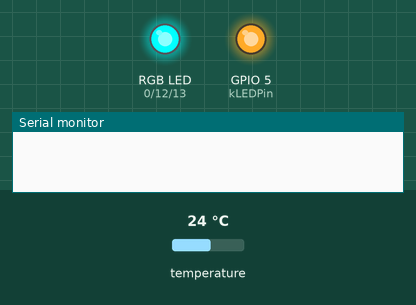
A sketch run on a simulated ESP8266 (NodeMCU). On the bench: an RGB LED mixed from three pins (HIGH = lit), output pins drawn as LEDs (lit = HIGH), the last lines printed to the serial monitor. Inputs (shaded band) come from the test bench; at power-on: temperature 24 °C. WiFi joins after 1.5 s; servers stay silent unless stated; web services answer with replies made up by the test bench.

Above: at 0.1 s.
At 1.0 s:
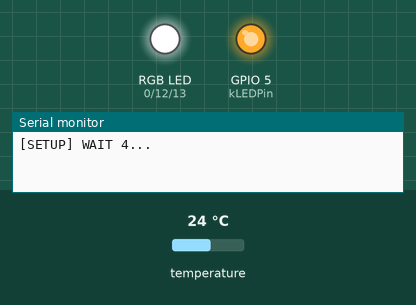
At 5.0 s:
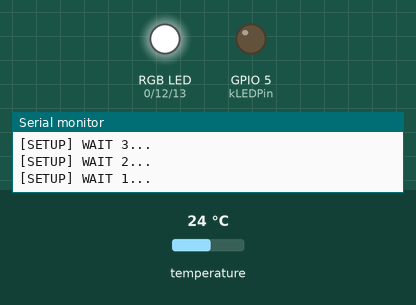
At 6.5 s:
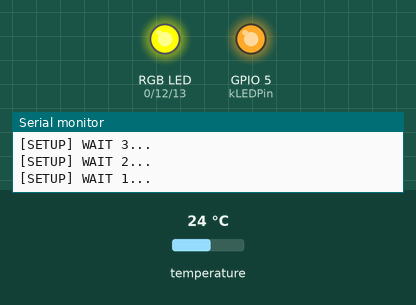
At 7.53 s:
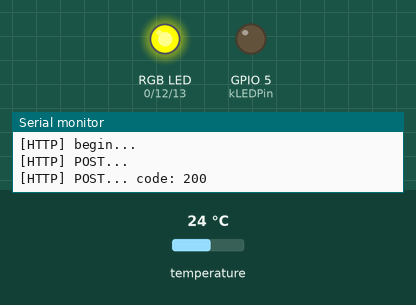
At 8.0 s:
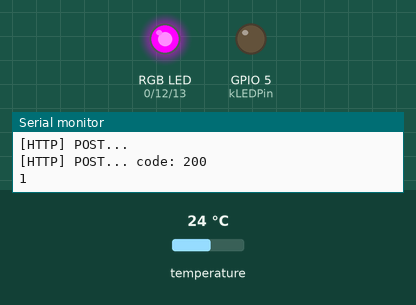
Timing chart, 0 to 13.5 s (numbered marks = the images above):
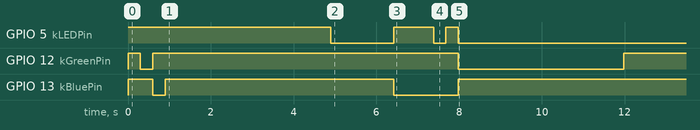

The sketch:

ThingSpeakTempSender.ino
```cpp
/**
 * ThingSpeakTempSender.ino
 *
 * Simple sketch to upload temperature readings taken from a DS18B20 temperature
 * sensor to a ThingSpeak channel.
 *
 * Part of the Cocklecraft project - https://github.com/mcqn/cocklecraft-of-things/
 *
 * Expects the DS18B20 sensor to be connected to 3V3, GND and sensor pin 4
 *
 */

#include <Arduino.h>

#include <ESP8266WiFi.h>
#include <ESP8266WiFiMulti.h>

#include <ESP8266HTTPClient.h>

#include <OneWire.h>
#include <DallasTemperature.h>

const int kTemperaturePin = 4;
OneWire gOneWire(kTemperaturePin);

DallasTemperature gSensors(&gOneWire);

#define USE_SERIAL Serial

ESP8266WiFiMulti WiFiMulti;

const int kLEDPin = 5;
// Pins for the RGB LED
const int kRedPin = 0;
const int kGreenPin = 12;
const int kBluePin = 13;

#define THINGSPEAK_API_KEY "REPLACE THIS WITH YOUR THINGSPEAK API KEY"

void setup() {

    pinMode(kLEDPin, OUTPUT);
    pinMode(kRedPin, OUTPUT);
    pinMode(kGreenPin, OUTPUT);
    pinMode(kBluePin, OUTPUT);
    USE_SERIAL.begin(115200);
    digitalWrite(kLEDPin, HIGH);
    // Check that the RGB LED is wired up right...
    // Because it's a common anode, setting a colour to HIGH will turn it off
    digitalWrite(kGreenPin, HIGH);
    digitalWrite(kBluePin, HIGH);
    digitalWrite(kRedPin, LOW);
    delay(300);
    digitalWrite(kGreenPin, LOW);
    digitalWrite(kRedPin, HIGH);
    delay(300);
    digitalWrite(kBluePin, LOW);
    digitalWrite(kGreenPin, HIGH);
    delay(300);
    digitalWrite(kBluePin, HIGH);

   // USE_SERIAL.setDebugOutput(true);

    USE_SERIAL.println();
    USE_SERIAL.println();
    USE_SERIAL.println();

    for(uint8_t t = 4; t > 0; t--) {
        USE_SERIAL.printf("[SETUP] WAIT %d...\n", t);
        USE_SERIAL.flush();
        delay(1000);
    }

    //WiFiMulti.addAP("SSID", "PASSWORD");
    WiFiMulti.addAP("WIFI NETWORK NAME/SSID", "WIFI PASSWORD");
    digitalWrite(kLEDPin, LOW);

    gSensors.begin();
}

void loop() {
    // wait for WiFi connection
    if((WiFiMulti.run() == WL_CONNECTED)) {

        // We're connected!  Yay!  Let's show that by turning the status LED blue
        digitalWrite(kBluePin, LOW);

        HTTPClient http;
        digitalWrite(kLEDPin, HIGH);
        gSensors.requestTemperatures();
        USE_SERIAL.print("[HTTP] begin...\n");

        // Prepare the data we need to send to the server
        String temperature = "field1=";
        temperature += gSensors.getTempCByIndex(0);
        // Append our API key
        temperature += "&api_key=";
        temperature += THINGSPEAK_API_KEY;

        // Prepare the HTTP request
        http.begin("api.thingspeak.com", 443, "/update", true); //HTTPS
        http.addHeader("Content-Type", "application/x-www-form-urlencoded");

        USE_SERIAL.print("[HTTP] POST...\n");
        // start connection and send HTTP header
        int httpCode = http.POST(temperature);
        if(httpCode) {
            // HTTP header has been send and Server response header has been handled
            USE_SERIAL.printf("[HTTP] POST... code: %d\n", httpCode);
            // Flash the LED to show we're doing something
            digitalWrite(kLEDPin, LOW);
            delay(300);
            digitalWrite(kLEDPin, HIGH);
            delay(300);
            digitalWrite(kLEDPin, LOW);

            // We've successfully made a web request, turn the green LED on...
            digitalWrite(kBluePin, HIGH);
            digitalWrite(kGreenPin, LOW);
            // file found at server
            if(httpCode == 200) {
                // ...and this will just show the green LED to show success...
                String payload = http.getString();
                USE_SERIAL.println(payload);
            } else {
                // ...but if we get here we got an unexpected response from the server, so make
                // the status LED yellow
                digitalWrite(kRedPin, LOW);
            }
        } else {
            // Things haven't gone well.  Make the status LED red
            digitalWrite(kLEDPin, LOW);
            digitalWrite(kBluePin, HIGH);
            digitalWrite(kGreenPin, HIGH);
            digitalWrite(kRedPin, LOW);
            USE_SERIAL.print("[HTTP] GET... failed, no connection or no HTTP server\n");
        }
    }

    delay(4000);
    // Reset the status LED
    digitalWrite(kRedPin, HIGH);
    digitalWrite(kGreenPin, HIGH);
    digitalWrite(kBluePin, HIGH);
    // Wait for a while before taking the next reading
    delay(60000UL);
}
```

Measured:
- by itself, GPIO 5 (kLEDPin): goes LOW 1.5 s, HIGH 0.96 s, LOW 0.30 s, HIGH 0.30 s, then LOW
- by itself, GPIO 12 (kGreenPin): HIGH → LOW at 0.30 s, → HIGH 0.30 s later, → LOW 7.4 s later, → HIGH 4.0 s later
- by itself, GPIO 13 (kBluePin): HIGH → LOW at 0.60 s, → HIGH 0.30 s later, → LOW 5.5 s later, → HIGH 1.6 s later
